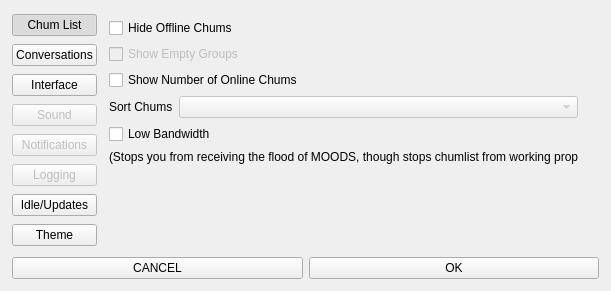
<?xml version="1.0" encoding="UTF-8"?>
<ui version="4.0">
 <class>Options</class>
 <widget class="QWidget" name="Options">
  <property name="geometry">
   <rect>
    <x>0</x>
    <y>0</y>
    <width>611</width>
    <height>291</height>
   </rect>
  </property>
  <property name="windowTitle">
   <string>Form</string>
  </property>
  <widget class="QWidget" name="verticalLayoutWidget_3">
   <property name="geometry">
    <rect>
     <x>0</x>
     <y>0</y>
     <width>611</width>
     <height>291</height>
    </rect>
   </property>
   <layout class="QVBoxLayout" name="verticalLayout_3">
    <property name="margin">
     <number>12</number>
    </property>
    <item>
     <layout class="QHBoxLayout" name="horizontalLayout">
      <item>
       <layout class="QVBoxLayout" name="verticalLayout_2">
        <item>
         <widget class="QPushButton" name="optionsButton1">
          <property name="text">
           <string>Chum List</string>
          </property>
          <property name="checkable">
           <bool>true</bool>
          </property>
          <property name="checked">
           <bool>true</bool>
          </property>
         </widget>
        </item>
        <item>
         <widget class="QPushButton" name="optionsButton2">
          <property name="text">
           <string>Conversations</string>
          </property>
          <property name="checkable">
           <bool>true</bool>
          </property>
         </widget>
        </item>
        <item>
         <widget class="QPushButton" name="optionsButton3">
          <property name="text">
           <string>Interface</string>
          </property>
          <property name="checkable">
           <bool>true</bool>
          </property>
         </widget>
        </item>
        <item>
         <widget class="QPushButton" name="optionsButton4">
          <property name="enabled">
           <bool>false</bool>
          </property>
          <property name="text">
           <string>Sound</string>
          </property>
          <property name="checkable">
           <bool>true</bool>
          </property>
         </widget>
        </item>
        <item>
         <widget class="QPushButton" name="optionsButton5">
          <property name="enabled">
           <bool>false</bool>
          </property>
          <property name="text">
           <string>Notifications</string>
          </property>
          <property name="checkable">
           <bool>true</bool>
          </property>
         </widget>
        </item>
        <item>
         <widget class="QPushButton" name="optionsButton6">
          <property name="enabled">
           <bool>false</bool>
          </property>
          <property name="text">
           <string>Logging</string>
          </property>
          <property name="checkable">
           <bool>true</bool>
          </property>
         </widget>
        </item>
        <item>
         <widget class="QPushButton" name="optionsButton7">
          <property name="enabled">
           <bool>true</bool>
          </property>
          <property name="text">
           <string>Idle/Updates</string>
          </property>
          <property name="checkable">
           <bool>true</bool>
          </property>
         </widget>
        </item>
        <item>
         <widget class="QPushButton" name="optionsButton8">
          <property name="text">
           <string>Theme</string>
          </property>
          <property name="checkable">
           <bool>true</bool>
          </property>
         </widget>
        </item>
       </layout>
      </item>
      <item>
       <layout class="QVBoxLayout" name="verticalLayout">
        <item>
         <widget class="QStackedWidget" name="stackedWidget">
          <property name="currentIndex">
           <number>0</number>
          </property>
          <widget class="QWidget" name="optionsTab1">
           <widget class="QWidget" name="verticalLayoutWidget_4">
            <property name="geometry">
             <rect>
              <x>0</x>
              <y>0</y>
              <width>481</width>
              <height>231</height>
             </rect>
            </property>
            <layout class="QVBoxLayout" name="verticalLayout_4">
             <property name="margin">
              <number>6</number>
             </property>
             <item>
              <widget class="QCheckBox" name="hideOfflineRadio">
               <property name="enabled">
                <bool>true</bool>
               </property>
               <property name="text">
                <string>Hide Offline Chums</string>
               </property>
              </widget>
             </item>
             <item>
              <widget class="QCheckBox" name="showEmptyRadio">
               <property name="enabled">
                <bool>false</bool>
               </property>
               <property name="text">
                <string>Show Empty Groups</string>
               </property>
              </widget>
             </item>
             <item>
              <widget class="QCheckBox" name="showNumberRadio">
               <property name="enabled">
                <bool>true</bool>
               </property>
               <property name="text">
                <string>Show Number of Online Chums</string>
               </property>
              </widget>
             </item>
             <item>
              <layout class="QFormLayout" name="formLayout">
               <property name="rightMargin">
                <number>0</number>
               </property>
               <item row="0" column="0">
                <widget class="QLabel" name="sortChumsLabel">
                 <property name="text">
                  <string>Sort Chums</string>
                 </property>
                </widget>
               </item>
               <item row="0" column="1">
                <widget class="QComboBox" name="sortChumsCombo">
                 <property name="enabled">
                  <bool>false</bool>
                 </property>
                </widget>
               </item>
              </layout>
             </item>
             <item>
              <widget class="QCheckBox" name="lowBandwidthRadio">
               <property name="enabled">
                <bool>true</bool>
               </property>
               <property name="text">
                <string>Low Bandwidth</string>
               </property>
              </widget>
             </item>
             <item>
              <widget class="QLabel" name="label_2">
               <property name="text">
                <string>(Stops you from receiving the flood of MOODS, though stops chumlist from working properly</string>
               </property>
              </widget>
             </item>
             <item>
              <spacer name="verticalSpacer">
               <property name="orientation">
                <enum>Qt::Vertical</enum>
               </property>
               <property name="sizeHint" stdset="0">
                <size>
                 <width>20</width>
                 <height>40</height>
                </size>
               </property>
              </spacer>
             </item>
            </layout>
           </widget>
          </widget>
          <widget class="QWidget" name="optionsTab2">
           <widget class="QWidget" name="verticalLayoutWidget_5">
            <property name="geometry">
             <rect>
              <x>0</x>
              <y>0</y>
              <width>481</width>
              <height>241</height>
             </rect>
            </property>
            <layout class="QVBoxLayout" name="verticalLayout_5">
             <property name="margin">
              <number>6</number>
             </property>
             <item>
              <widget class="QCheckBox" name="timeStampsRadio">
               <property name="text">
                <string>Time Stamps</string>
               </property>
              </widget>
             </item>
             <item>
              <widget class="QComboBox" name="clockTypeComboBox"/>
             </item>
             <item>
              <widget class="QCheckBox" name="showSecondsRadio">
               <property name="text">
                <string>Show Seconds</string>
               </property>
              </widget>
             </item>
             <item>
              <widget class="QCheckBox" name="opVoiceMemoRadio">
               <property name="enabled">
                <bool>false</bool>
               </property>
               <property name="text">
                <string>Show OP and Voice Messages in Memos</string>
               </property>
              </widget>
             </item>
             <item>
              <widget class="QCheckBox" name="animatedSmiliesRadio">
               <property name="enabled">
                <bool>false</bool>
               </property>
               <property name="text">
                <string>Use animated smilies</string>
               </property>
              </widget>
             </item>
             <item>
              <widget class="QLabel" name="label_3">
               <property name="text">
                <string>(Disable if you leave chats open for LOOOONG periods of time)</string>
               </property>
              </widget>
             </item>
             <item>
              <widget class="QCheckBox" name="randomEncountersRadio">
               <property name="enabled">
                <bool>false</bool>
               </property>
               <property name="text">
                <string>Receive Random Encounters</string>
               </property>
              </widget>
             </item>
             <item>
              <spacer name="verticalSpacer_2">
               <property name="orientation">
                <enum>Qt::Vertical</enum>
               </property>
               <property name="sizeHint" stdset="0">
                <size>
                 <width>20</width>
                 <height>40</height>
                </size>
               </property>
              </spacer>
             </item>
            </layout>
           </widget>
          </widget>
          <widget class="QWidget" name="optionsTab3">
           <widget class="QWidget" name="verticalLayoutWidget">
            <property name="geometry">
             <rect>
              <x>0</x>
              <y>0</y>
              <width>481</width>
              <height>231</height>
             </rect>
            </property>
            <layout class="QVBoxLayout" name="verticalLayout_6">
             <property name="margin">
              <number>6</number>
             </property>
             <item>
              <widget class="QCheckBox" name="tabbedConvoBox">
               <property name="text">
                <string>Tabbed Conversations</string>
               </property>
              </widget>
             </item>
             <item>
              <widget class="QCheckBox" name="tabbedMemoBox">
               <property name="text">
                <string>Tabbed Memos</string>
               </property>
              </widget>
             </item>
             <item>
              <layout class="QGridLayout" name="gridLayout">
               <property name="rightMargin">
                <number>6</number>
               </property>
               <item row="1" column="0">
                <widget class="QLabel" name="label_5">
                 <property name="text">
                  <string>Close</string>
                 </property>
                </widget>
               </item>
               <item row="0" column="0">
                <widget class="QLabel" name="label_4">
                 <property name="text">
                  <string>Minimize</string>
                 </property>
                </widget>
               </item>
               <item row="0" column="1">
                <widget class="QComboBox" name="minimizeCombo">
                 <property name="enabled">
                  <bool>false</bool>
                 </property>
                </widget>
               </item>
               <item row="1" column="1">
                <widget class="QComboBox" name="closeCombo">
                 <property name="enabled">
                  <bool>true</bool>
                 </property>
                </widget>
               </item>
              </layout>
             </item>
             <item>
              <widget class="QCheckBox" name="blinkPesterBox">
               <property name="enabled">
                <bool>false</bool>
               </property>
               <property name="text">
                <string>Blink Taskbar on Pesters</string>
               </property>
              </widget>
             </item>
             <item>
              <widget class="QCheckBox" name="blinkMemoBox">
               <property name="enabled">
                <bool>false</bool>
               </property>
               <property name="text">
                <string>Blink Taskbar on Memos</string>
               </property>
              </widget>
             </item>
             <item>
              <spacer name="verticalSpacer_3">
               <property name="orientation">
                <enum>Qt::Vertical</enum>
               </property>
               <property name="sizeHint" stdset="0">
                <size>
                 <width>20</width>
                 <height>40</height>
                </size>
               </property>
              </spacer>
             </item>
            </layout>
           </widget>
          </widget>
          <widget class="QWidget" name="optionsTab4">
           <widget class="QWidget" name="verticalLayoutWidget_2">
            <property name="geometry">
             <rect>
              <x>0</x>
              <y>0</y>
              <width>481</width>
              <height>253</height>
             </rect>
            </property>
            <layout class="QVBoxLayout" name="verticalLayout_7">
             <property name="margin">
              <number>6</number>
             </property>
             <item>
              <layout class="QGridLayout" name="gridLayout_2">
               <item row="0" column="0">
                <widget class="QCheckBox" name="soundsOnBox">
                 <property name="text">
                  <string>Sounds On</string>
                 </property>
                </widget>
               </item>
               <item row="1" column="0">
                <layout class="QFormLayout" name="formLayout_2">
                 <property name="fieldGrowthPolicy">
                  <enum>QFormLayout::AllNonFixedFieldsGrow</enum>
                 </property>
                 <item row="1" column="0">
                  <spacer name="horizontalSpacer">
                   <property name="orientation">
                    <enum>Qt::Horizontal</enum>
                   </property>
                   <property name="sizeHint" stdset="0">
                    <size>
                     <width>40</width>
                     <height>20</height>
                    </size>
                   </property>
                  </spacer>
                 </item>
                 <item row="3" column="0">
                  <spacer name="horizontalSpacer_2">
                   <property name="orientation">
                    <enum>Qt::Horizontal</enum>
                   </property>
                   <property name="sizeHint" stdset="0">
                    <size>
                     <width>40</width>
                     <height>20</height>
                    </size>
                   </property>
                  </spacer>
                 </item>
                 <item row="1" column="1">
                  <widget class="QCheckBox" name="pesterSoundsBox">
                   <property name="text">
                    <string>Pester Sounds</string>
                   </property>
                  </widget>
                 </item>
                 <item row="2" column="1">
                  <widget class="QCheckBox" name="memoSoundsBox">
                   <property name="text">
                    <string>Memo Sounds</string>
                   </property>
                  </widget>
                 </item>
                 <item row="3" column="1">
                  <layout class="QFormLayout" name="formLayout_3">
                   <item row="0" column="0">
                    <spacer name="horizontalSpacer_3">
                     <property name="orientation">
                      <enum>Qt::Horizontal</enum>
                     </property>
                     <property name="sizeHint" stdset="0">
                      <size>
                       <width>40</width>
                       <height>20</height>
                      </size>
                     </property>
                    </spacer>
                   </item>
                   <item row="0" column="1">
                    <widget class="QCheckBox" name="memoPingBox">
                     <property name="text">
                      <string>Memo Ping</string>
                     </property>
                    </widget>
                   </item>
                   <item row="1" column="1">
                    <widget class="QCheckBox" name="memoMentionBox">
                     <property name="text">
                      <string>Memo Mention (initials)</string>
                     </property>
                    </widget>
                   </item>
                   <item row="1" column="0">
                    <spacer name="horizontalSpacer_5">
                     <property name="orientation">
                      <enum>Qt::Horizontal</enum>
                     </property>
                     <property name="sizeHint" stdset="0">
                      <size>
                       <width>40</width>
                       <height>20</height>
                      </size>
                     </property>
                    </spacer>
                   </item>
                  </layout>
                 </item>
                 <item row="4" column="1">
                  <widget class="QPushButton" name="pushButton_11">
                   <property name="text">
                    <string>Edit Mentions</string>
                   </property>
                  </widget>
                 </item>
                </layout>
               </item>
              </layout>
             </item>
             <item>
              <widget class="QLabel" name="label_6">
               <property name="text">
                <string>Master Volume:</string>
               </property>
              </widget>
             </item>
             <item>
              <widget class="QSlider" name="horizontalSlider">
               <property name="orientation">
                <enum>Qt::Horizontal</enum>
               </property>
              </widget>
             </item>
             <item>
              <spacer name="verticalSpacer_4">
               <property name="orientation">
                <enum>Qt::Vertical</enum>
               </property>
               <property name="sizeHint" stdset="0">
                <size>
                 <width>20</width>
                 <height>40</height>
                </size>
               </property>
              </spacer>
             </item>
            </layout>
           </widget>
          </widget>
          <widget class="QWidget" name="optionsTab5">
           <widget class="QWidget" name="verticalLayoutWidget_6">
            <property name="geometry">
             <rect>
              <x>0</x>
              <y>0</y>
              <width>501</width>
              <height>239</height>
             </rect>
            </property>
            <layout class="QVBoxLayout" name="verticalLayout_8">
             <property name="margin">
              <number>6</number>
             </property>
             <item>
              <layout class="QGridLayout" name="gridLayout_3">
               <item row="1" column="0">
                <layout class="QFormLayout" name="formLayout_5">
                 <property name="fieldGrowthPolicy">
                  <enum>QFormLayout::AllNonFixedFieldsGrow</enum>
                 </property>
                 <item row="0" column="0">
                  <spacer name="horizontalSpacer_6">
                   <property name="orientation">
                    <enum>Qt::Horizontal</enum>
                   </property>
                   <property name="sizeHint" stdset="0">
                    <size>
                     <width>40</width>
                     <height>20</height>
                    </size>
                   </property>
                  </spacer>
                 </item>
                 <item row="0" column="1">
                  <layout class="QFormLayout" name="formLayout_4">
                   <item row="0" column="0">
                    <widget class="QLabel" name="label_7">
                     <property name="text">
                      <string>Type</string>
                     </property>
                    </widget>
                   </item>
                   <item row="0" column="1">
                    <widget class="QComboBox" name="comboBox_5"/>
                   </item>
                  </layout>
                 </item>
                 <item row="1" column="1">
                  <widget class="QCheckBox" name="signInBox">
                   <property name="text">
                    <string>Chum signs in</string>
                   </property>
                  </widget>
                 </item>
                 <item row="2" column="1">
                  <widget class="QCheckBox" name="signOutBox">
                   <property name="text">
                    <string>Chum signs out</string>
                   </property>
                  </widget>
                 </item>
                 <item row="3" column="1">
                  <widget class="QCheckBox" name="newMessagesBox">
                   <property name="text">
                    <string>New messages</string>
                   </property>
                  </widget>
                 </item>
                 <item row="4" column="1">
                  <layout class="QFormLayout" name="formLayout_6">
                   <property name="fieldGrowthPolicy">
                    <enum>QFormLayout::AllNonFixedFieldsGrow</enum>
                   </property>
                   <item row="0" column="0">
                    <spacer name="horizontalSpacer_7">
                     <property name="orientation">
                      <enum>Qt::Horizontal</enum>
                     </property>
                     <property name="sizeHint" stdset="0">
                      <size>
                       <width>40</width>
                       <height>20</height>
                      </size>
                     </property>
                    </spacer>
                   </item>
                   <item row="0" column="1">
                    <widget class="QCheckBox" name="onlyNewConvoBox">
                     <property name="text">
                      <string>Only new conversations</string>
                     </property>
                    </widget>
                   </item>
                  </layout>
                 </item>
                 <item row="5" column="1">
                  <widget class="QCheckBox" name="memoMentionsBox">
                   <property name="text">
                    <string>Memo Mentions (initials)</string>
                   </property>
                  </widget>
                 </item>
                 <item row="6" column="1">
                  <widget class="QPushButton" name="pushButton_12">
                   <property name="text">
                    <string>Edit Mentions</string>
                   </property>
                  </widget>
                 </item>
                </layout>
               </item>
               <item row="0" column="0">
                <widget class="QCheckBox" name="toastBox">
                 <property name="text">
                  <string>Toast Notifications</string>
                 </property>
                </widget>
               </item>
              </layout>
             </item>
            </layout>
           </widget>
          </widget>
          <widget class="QWidget" name="optionsTab6">
           <widget class="QWidget" name="verticalLayoutWidget_7">
            <property name="geometry">
             <rect>
              <x>0</x>
              <y>0</y>
              <width>501</width>
              <height>231</height>
             </rect>
            </property>
            <layout class="QVBoxLayout" name="verticalLayout_9">
             <property name="margin">
              <number>6</number>
             </property>
             <item>
              <widget class="QCheckBox" name="logAllPesterBox">
               <property name="text">
                <string>Log all Pesters</string>
               </property>
              </widget>
             </item>
             <item>
              <widget class="QCheckBox" name="logAllMemoBox">
               <property name="text">
                <string>Log all Memos</string>
               </property>
              </widget>
             </item>
             <item>
              <widget class="QCheckBox" name="logTimePesterBox">
               <property name="text">
                <string>Log Time Stamps for Pesters</string>
               </property>
              </widget>
             </item>
             <item>
              <widget class="QCheckBox" name="logTimeMemoBox">
               <property name="text">
                <string>Log Time Stamps for Memos</string>
               </property>
              </widget>
             </item>
             <item>
              <spacer name="verticalSpacer_5">
               <property name="orientation">
                <enum>Qt::Vertical</enum>
               </property>
               <property name="sizeHint" stdset="0">
                <size>
                 <width>20</width>
                 <height>40</height>
                </size>
               </property>
              </spacer>
             </item>
            </layout>
           </widget>
          </widget>
          <widget class="QWidget" name="optionsTab7">
           <widget class="QWidget" name="verticalLayoutWidget_8">
            <property name="geometry">
             <rect>
              <x>0</x>
              <y>0</y>
              <width>501</width>
              <height>231</height>
             </rect>
            </property>
            <layout class="QVBoxLayout" name="verticalLayout_10">
             <property name="margin">
              <number>6</number>
             </property>
             <item>
              <layout class="QFormLayout" name="formLayout_8">
               <item row="0" column="0">
                <widget class="QLabel" name="label_8">
                 <property name="text">
                  <string>Minutes before Idle:</string>
                 </property>
                </widget>
               </item>
               <item row="0" column="1">
                <widget class="QSpinBox" name="spinBox">
                 <property name="enabled">
                  <bool>false</bool>
                 </property>
                </widget>
               </item>
               <item row="1" column="1">
                <widget class="QCheckBox" name="pesterchumUpdatesCheck">
                 <property name="text">
                  <string>Check for Pesterchum Updates</string>
                 </property>
                </widget>
               </item>
              </layout>
             </item>
             <item>
              <widget class="QCheckBox" name="checkForMSPABox">
               <property name="enabled">
                <bool>false</bool>
               </property>
               <property name="text">
                <string>Check for MPSA Updates</string>
               </property>
              </widget>
             </item>
             <item>
              <spacer name="verticalSpacer_6">
               <property name="orientation">
                <enum>Qt::Vertical</enum>
               </property>
               <property name="sizeHint" stdset="0">
                <size>
                 <width>20</width>
                 <height>40</height>
                </size>
               </property>
              </spacer>
             </item>
            </layout>
           </widget>
          </widget>
          <widget class="QWidget" name="optionsTab8">
           <widget class="QWidget" name="verticalLayoutWidget_9">
            <property name="geometry">
             <rect>
              <x>0</x>
              <y>0</y>
              <width>481</width>
              <height>231</height>
             </rect>
            </property>
            <layout class="QVBoxLayout" name="verticalLayout_11">
             <property name="margin">
              <number>6</number>
             </property>
             <item>
              <widget class="QLabel" name="label_10">
               <property name="text">
                <string>Pick a Theme:</string>
               </property>
              </widget>
             </item>
             <item>
              <widget class="QComboBox" name="themesComboBox"/>
             </item>
             <item>
              <widget class="QPushButton" name="refreshThemeButton">
               <property name="text">
                <string>Refresh current theme</string>
               </property>
              </widget>
             </item>
             <item>
              <widget class="QLabel" name="errorLabel">
               <property name="text">
                <string/>
               </property>
              </widget>
             </item>
             <item>
              <spacer name="verticalSpacer_7">
               <property name="orientation">
                <enum>Qt::Vertical</enum>
               </property>
               <property name="sizeHint" stdset="0">
                <size>
                 <width>20</width>
                 <height>40</height>
                </size>
               </property>
              </spacer>
             </item>
            </layout>
           </widget>
          </widget>
         </widget>
        </item>
       </layout>
      </item>
     </layout>
    </item>
    <item>
     <layout class="QHBoxLayout" name="horizontalLayout_2">
      <item>
       <widget class="QPushButton" name="rejectButton">
        <property name="text">
         <string>CANCEL</string>
        </property>
       </widget>
      </item>
      <item>
       <widget class="QPushButton" name="acceptButton">
        <property name="text">
         <string>OK</string>
        </property>
       </widget>
      </item>
     </layout>
    </item>
   </layout>
  </widget>
 </widget>
 <resources/>
 <connections/>
</ui>
